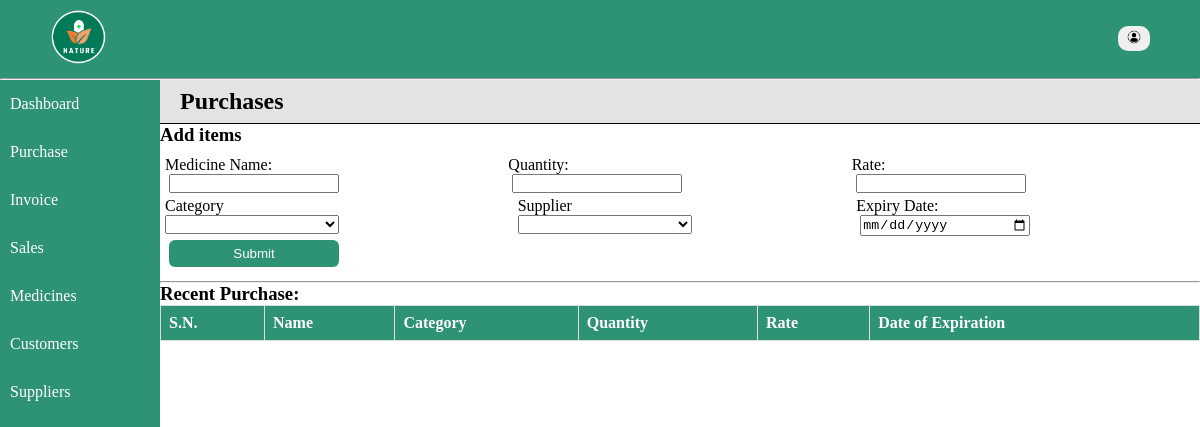
The app's page /home/purchase.php (signed in), older data.
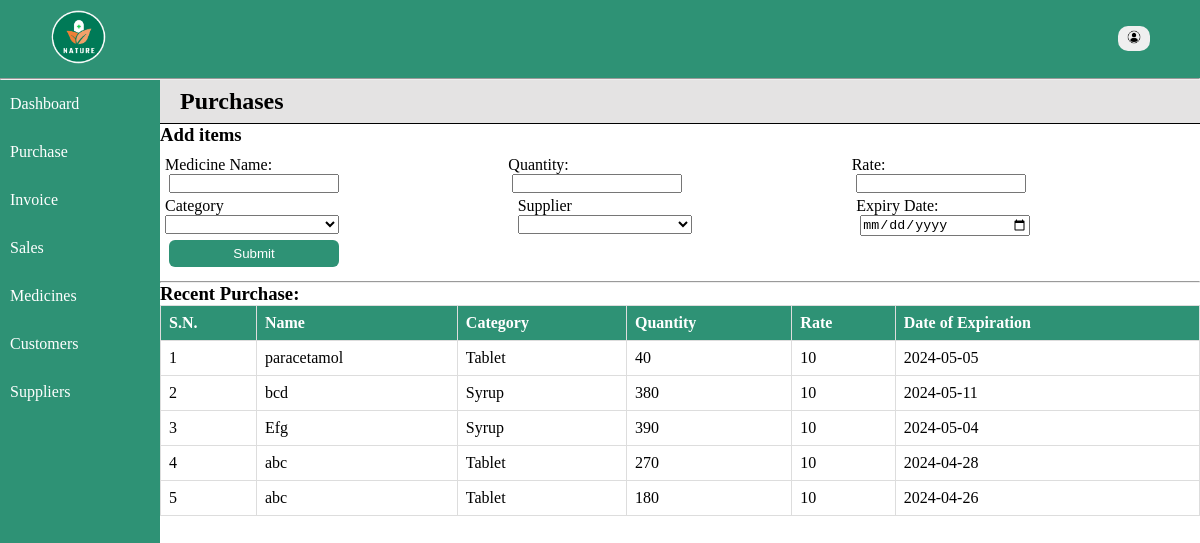
The same page, newer data.
### tables this page shows
CREATE TABLE `medicine` (
  `medicine_id` int(11) NOT NULL,
  `name` varchar(128) NOT NULL,
  `category` varchar(128) NOT NULL,
  `medicine_quantity` int(8) NOT NULL,
  `medicine_price` int(11) NOT NULL,
  `medicine_total` int(11) NOT NULL,
  `expiry` date NOT NULL,
  `purchase_date` date NOT NULL,
  `vendor_id` int(11) NOT NULL
);

### includes/database.php (called while the page is built, shortened)
<?php
    function select($conn, $arg) {
        $sql = "select * from $arg";
        $result = mysqli_query($conn, $sql);
        return $records = mysqli_fetch_all($result, MYSQLI_ASSOC);
    }
    function descSelect($conn, $arg, $order) {
        $sql = "select * from $arg order by $order DESC";
        $result = mysqli_query($conn, $sql);
        return $records = mysqli_fetch_all($result, MYSQLI_ASSOC);
    }
?>

### home/purchase.php (the view, shortened to what this page needs)
<?php
    include '../includes/database.php';
    $records = descSelect($conn, 'medicine', 'medicine_id');
    $suppliers = select($conn, "vendor");
?>
<!DOCTYPE html>
<html lang="en">
<head>
    <link rel="stylesheet" href="../styles/style.css">
</head>
<body>
<div class="container">
    <?php include '../includes/nav.php'; ?>
    <div class="main">
        <?php include '../includes/menu.php'; ?>
        <div class="content-wrapper">
        <div class="entries">
            <h2>Purchases</h2>
            <h3>Add items</h3>
            <form action="" method="post" class="form">
                <div class="input-fields">
                    <div class="inputs">
                        <label for="name">Medicine Name:</label><br>
                        <input type="text" name="name" id="name" required><br>
                    </div>
                    <div class="inputs">
                        <label for="quantity">Quantity:</label><br>
                        <input type="number" name="quantity" id="quantity" required><br>
                    </div>
                    <div class="inputs">
                        <label for="rate">Rate:</label><br>
                        <input type="number" name="price" id="rate" required><br>
                    </div>
                </div>
                <div class="input-fields">
                    <div class="inputs">
                        <label for="category">Category</label><br>
                        <select name="category" id="category" required>
                            <option value=" "> </option>
                            <option value="Tablet">Tablet</option>
                        </select><br>
                    </div>
                    <div class="inputs alter">
                        <label for="vendor">Supplier</label><br>
                        <select name="vendor" id="vendor" required>
                            <option value=" "> </option>
                            <?php if(!empty($suppliers)): ?>
                                <?php foreach($suppliers as $supplier): ?>
                                    <option value="<?= $supplier['vendor_id']; ?>"><?= $supplier['name']; ?></option>
                                <?php endforeach; ?>
                            <?php endif; ?>
                        </select><br>
                    </div>
                    <div class="inputs alter">
                        <label for="date">Expiry Date:</label><br>
                        <input type="date" name="date" id="date" required>
                    </div>
            </div>
                <input type="submit" value="Submit" name="submit">
            </form>
        </div><hr>
        <div class="records">
            <h3>Recent Purchase:</h3>
        <table class="table">
            <tr>
                <th>S.N.</th>
                <th>Name</th>
                <th>Category</th>
                <th>Quantity</th>
                <th>Rate</th>
                <th>Date of Expiration</th>
            </tr>
            <?php if(!empty($records)): ?>
            <?php foreach($records as $key => $record): ?>
                <tr>
                    <td><?= $key+1; ?></td>
                    <td><?= $record['name']; ?></td>
                    <td><?= $record['category']; ?></td>
                    <td><?= $record['medicine_quantity']; ?></td>
                    <td><?= $record['medicine_price']; ?></td>
                    <td><?= $record['expiry']; ?></td>
                </tr>
                    <?php endforeach; ?>
                    <?php endif; ?>
        </table>
        </div>
        </div>
    </div>
</body>
</html>

Row changes from the older to the newer data that the page shows:
added medicine: name "paracetamol", category "Tablet", medicine_quantity "40", medicine_price "10", expiry "2024-05-05"
added medicine: name "bcd", category "Syrup", medicine_quantity "380", medicine_price "10", expiry "2024-05-11"
added medicine: name "Efg", category "Syrup", medicine_quantity "390", medicine_price "10", expiry "2024-05-04"
added medicine: name "abc", category "Tablet", medicine_quantity "270", medicine_price "10", expiry "2024-04-28"
added medicine: name "abc", category "Tablet", medicine_quantity "180", medicine_price "10", expiry "2024-04-26"
